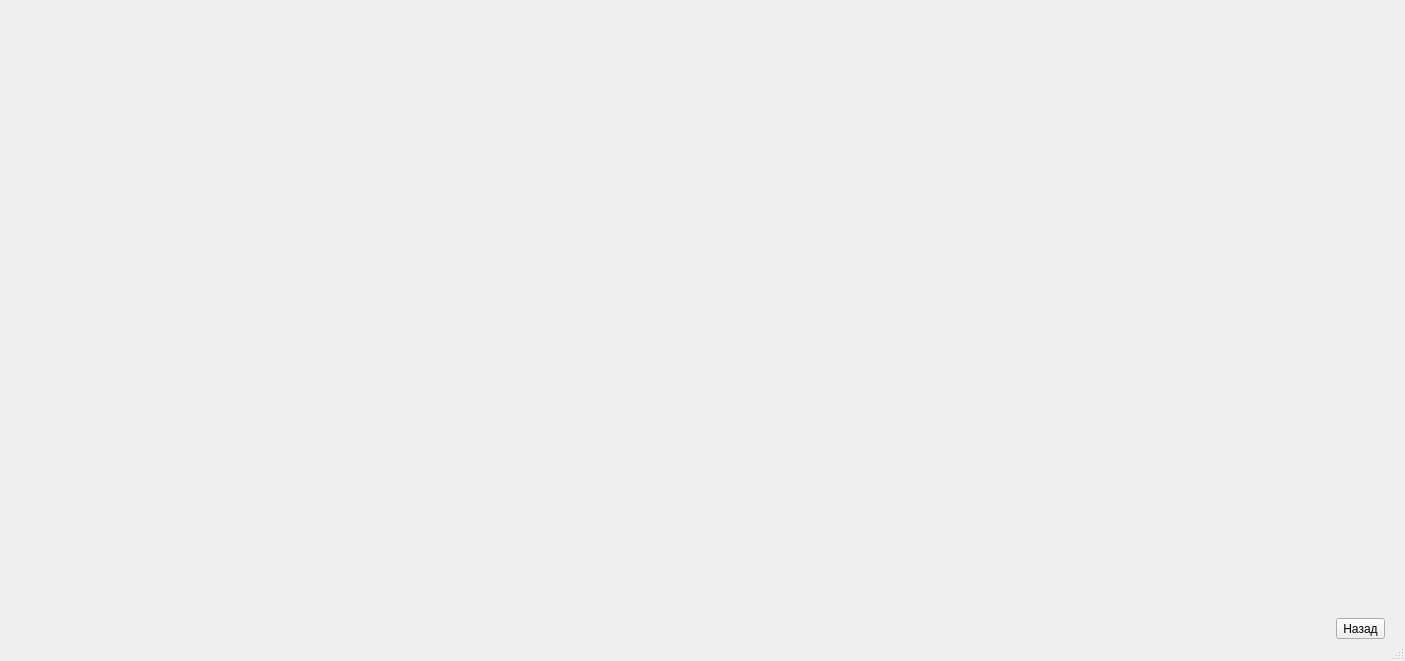
<?xml version="1.0" encoding="UTF-8"?>
<ui version="4.0">
 <class>AMainWindow</class>
 <widget class="QMainWindow" name="AMainWindow">
  <property name="windowModality">
   <enum>Qt::NonModal</enum>
  </property>
  <property name="geometry">
   <rect>
    <x>0</x>
    <y>0</y>
    <width>1405</width>
    <height>661</height>
   </rect>
  </property>
  <property name="windowTitle">
   <string>ILC</string>
  </property>
  <property name="iconSize">
   <size>
    <width>0</width>
    <height>0</height>
   </size>
  </property>
  <widget class="QWidget" name="centralwidget">
   <layout class="QGridLayout" name="gridLayout_2">
    <property name="leftMargin">
     <number>10</number>
    </property>
    <property name="topMargin">
     <number>0</number>
    </property>
    <property name="rightMargin">
     <number>10</number>
    </property>
    <property name="bottomMargin">
     <number>0</number>
    </property>
    <property name="horizontalSpacing">
     <number>10</number>
    </property>
    <property name="verticalSpacing">
     <number>0</number>
    </property>
    <item row="0" column="0">
     <layout class="QHBoxLayout" name="horizontalLayout">
      <property name="spacing">
       <number>5</number>
      </property>
      <property name="sizeConstraint">
       <enum>QLayout::SetMinimumSize</enum>
      </property>
      <property name="topMargin">
       <number>0</number>
      </property>
      <property name="rightMargin">
       <number>0</number>
      </property>
      <property name="bottomMargin">
       <number>0</number>
      </property>
      <item>
       <spacer name="horizontalSpacer">
        <property name="orientation">
         <enum>Qt::Horizontal</enum>
        </property>
        <property name="sizeType">
         <enum>QSizePolicy::MinimumExpanding</enum>
        </property>
        <property name="sizeHint" stdset="0">
         <size>
          <width>40</width>
          <height>35</height>
         </size>
        </property>
       </spacer>
      </item>
      <item>
       <layout class="QHBoxLayout" name="horizontalLayout_2">
        <property name="spacing">
         <number>0</number>
        </property>
        <item>
         <widget class="QToolButton" name="toolButton_4">
          <property name="styleSheet">
           <string notr="true">QToolButton { 
	image: url(:/icons/buttons/Pressed/settings.png);
    icon-size: 40px;
    padding: 0px;
    margin: 0px;
    border: none;
}

QToolButton:pressed { 
	image: url(:/icons/buttons/Hover/settings.png);
}</string>
          </property>
          <property name="text">
           <string/>
          </property>
          <property name="iconSize">
           <size>
            <width>40</width>
            <height>34</height>
           </size>
          </property>
         </widget>
        </item>
        <item>
         <widget class="QToolButton" name="toolButton_3">
          <property name="styleSheet">
           <string notr="true">QToolButton { 
	image: url(:/icons/buttons/Pressed/hide.png);
    icon-size: 40px;
    padding: 0px;
    margin: 0px;
    border: none;
}

QToolButton:pressed { 
	image: url(:/icons/buttons/Hover/hide.png);
}</string>
          </property>
          <property name="text">
           <string/>
          </property>
          <property name="iconSize">
           <size>
            <width>40</width>
            <height>34</height>
           </size>
          </property>
         </widget>
        </item>
        <item>
         <widget class="QToolButton" name="toolButton_2">
          <property name="styleSheet">
           <string notr="true">QToolButton { 
	image: url(:/icons/buttons/Pressed/collapse2.png);
    icon-size: 40px;
    padding: 0px;
    margin: 0px;
    border: none;
}

QToolButton:pressed { 
	image: url(:/icons/buttons/Hover/collapse.png);
}</string>
          </property>
          <property name="text">
           <string/>
          </property>
          <property name="iconSize">
           <size>
            <width>40</width>
            <height>34</height>
           </size>
          </property>
         </widget>
        </item>
        <item>
         <widget class="QToolButton" name="toolButton">
          <property name="contextMenuPolicy">
           <enum>Qt::NoContextMenu</enum>
          </property>
          <property name="styleSheet">
           <string notr="true">QToolButton { 
	image: url(:/icons/buttons/Pressed/close2.png);
    icon-size: 40px;
    padding: 0px;
    margin: 0px;
    border: none;
}

QToolButton:pressed {
	image: url(:/icons/buttons/Hover/close.png);
}</string>
          </property>
          <property name="text">
           <string/>
          </property>
          <property name="iconSize">
           <size>
            <width>40</width>
            <height>34</height>
           </size>
          </property>
          <property name="checkable">
           <bool>false</bool>
          </property>
          <property name="autoRepeat">
           <bool>false</bool>
          </property>
          <property name="autoExclusive">
           <bool>false</bool>
          </property>
          <property name="autoRepeatInterval">
           <number>100</number>
          </property>
          <property name="autoRaise">
           <bool>false</bool>
          </property>
         </widget>
        </item>
       </layout>
      </item>
      <item>
       <spacer name="horizontalSpacer_2">
        <property name="orientation">
         <enum>Qt::Horizontal</enum>
        </property>
        <property name="sizeType">
         <enum>QSizePolicy::Fixed</enum>
        </property>
        <property name="sizeHint" stdset="0">
         <size>
          <width>40</width>
          <height>35</height>
         </size>
        </property>
       </spacer>
      </item>
     </layout>
    </item>
    <item row="1" column="0">
     <layout class="QGridLayout" name="gridLayout">
      <property name="leftMargin">
       <number>10</number>
      </property>
      <property name="topMargin">
       <number>10</number>
      </property>
      <property name="rightMargin">
       <number>10</number>
      </property>
      <property name="bottomMargin">
       <number>10</number>
      </property>
      <item row="0" column="0">
       <spacer name="verticalSpacer">
        <property name="orientation">
         <enum>Qt::Vertical</enum>
        </property>
        <property name="sizeHint" stdset="0">
         <size>
          <width>20</width>
          <height>40</height>
         </size>
        </property>
       </spacer>
      </item>
     </layout>
    </item>
    <item row="2" column="0">
     <layout class="QGridLayout" name="gridLayout_3">
      <item row="0" column="4">
       <spacer name="horizontalSpacer_4">
        <property name="orientation">
         <enum>Qt::Horizontal</enum>
        </property>
        <property name="sizeType">
         <enum>QSizePolicy::Fixed</enum>
        </property>
        <property name="sizeHint" stdset="0">
         <size>
          <width>10</width>
          <height>5</height>
         </size>
        </property>
       </spacer>
      </item>
      <item row="0" column="1">
       <widget class="QLabel" name="status_bar">
        <property name="text">
         <string/>
        </property>
       </widget>
      </item>
      <item row="0" column="3">
       <widget class="QToolButton" name="close">
        <property name="text">
         <string>Назад</string>
        </property>
       </widget>
      </item>
      <item row="0" column="2">
       <spacer name="horizontalSpacer_3">
        <property name="orientation">
         <enum>Qt::Horizontal</enum>
        </property>
        <property name="sizeType">
         <enum>QSizePolicy::MinimumExpanding</enum>
        </property>
        <property name="sizeHint" stdset="0">
         <size>
          <width>40</width>
          <height>20</height>
         </size>
        </property>
       </spacer>
      </item>
      <item row="0" column="0">
       <spacer name="horizontalSpacer_5">
        <property name="orientation">
         <enum>Qt::Horizontal</enum>
        </property>
        <property name="sizeHint" stdset="0">
         <size>
          <width>40</width>
          <height>20</height>
         </size>
        </property>
       </spacer>
      </item>
     </layout>
    </item>
   </layout>
  </widget>
  <widget class="QMenuBar" name="menubar">
   <property name="geometry">
    <rect>
     <x>0</x>
     <y>0</y>
     <width>1405</width>
     <height>21</height>
    </rect>
   </property>
   <property name="nativeMenuBar">
    <bool>true</bool>
   </property>
  </widget>
  <widget class="QStatusBar" name="statusbar"/>
 </widget>
 <resources/>
 <connections/>
</ui>
